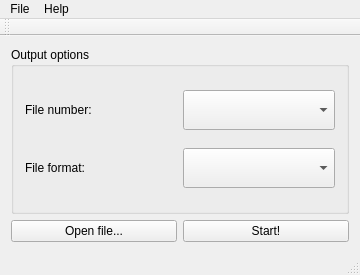
<?xml version="1.0" encoding="UTF-8"?>
<ui version="4.0">
 <class>MainWindow</class>
 <widget class="QMainWindow" name="MainWindow">
  <property name="geometry">
   <rect>
    <x>0</x>
    <y>0</y>
    <width>360</width>
    <height>275</height>
   </rect>
  </property>
  <property name="sizePolicy">
   <sizepolicy hsizetype="Preferred" vsizetype="Preferred">
    <horstretch>0</horstretch>
    <verstretch>0</verstretch>
   </sizepolicy>
  </property>
  <property name="minimumSize">
   <size>
    <width>360</width>
    <height>275</height>
   </size>
  </property>
  <property name="maximumSize">
   <size>
    <width>360</width>
    <height>275</height>
   </size>
  </property>
  <property name="windowTitle">
   <string>Tinycards Data Converter</string>
  </property>
  <widget class="QWidget" name="centralWidget">
   <property name="sizePolicy">
    <sizepolicy hsizetype="Preferred" vsizetype="Preferred">
     <horstretch>0</horstretch>
     <verstretch>0</verstretch>
    </sizepolicy>
   </property>
   <layout class="QVBoxLayout" name="verticalLayout">
    <item>
     <layout class="QVBoxLayout" name="verticalLayout_2">
      <item>
       <widget class="QGroupBox" name="optionsGBox">
        <property name="title">
         <string>Output options</string>
        </property>
        <property name="flat">
         <bool>false</bool>
        </property>
        <layout class="QHBoxLayout" name="horizontalLayout">
         <item>
          <layout class="QGridLayout" name="gridLayout">
           <item row="0" column="0">
            <widget class="QLabel" name="deckBreakLbl">
             <property name="text">
              <string>File number:</string>
             </property>
            </widget>
           </item>
           <item row="1" column="0">
            <widget class="QLabel" name="fileFormatLbl">
             <property name="text">
              <string>File format:</string>
             </property>
            </widget>
           </item>
           <item row="1" column="1">
            <widget class="QComboBox" name="fileFormatCBox">
             <property name="minimumSize">
              <size>
               <width>0</width>
               <height>40</height>
              </size>
             </property>
            </widget>
           </item>
           <item row="0" column="1">
            <widget class="QComboBox" name="deckBreakCBox">
             <property name="minimumSize">
              <size>
               <width>0</width>
               <height>40</height>
              </size>
             </property>
            </widget>
           </item>
          </layout>
         </item>
        </layout>
       </widget>
      </item>
      <item>
       <layout class="QHBoxLayout" name="horizontalLayout_2">
        <item>
         <widget class="QPushButton" name="openButton">
          <property name="text">
           <string>Open file...</string>
          </property>
         </widget>
        </item>
        <item>
         <widget class="QPushButton" name="startButton">
          <property name="text">
           <string>Start!</string>
          </property>
         </widget>
        </item>
       </layout>
      </item>
     </layout>
    </item>
   </layout>
  </widget>
  <widget class="QMenuBar" name="menuBar">
   <property name="geometry">
    <rect>
     <x>0</x>
     <y>0</y>
     <width>360</width>
     <height>35</height>
    </rect>
   </property>
   <widget class="QMenu" name="menuFile">
    <property name="title">
     <string>File</string>
    </property>
    <addaction name="actionOpen"/>
    <addaction name="actionStart"/>
    <addaction name="separator"/>
    <addaction name="actionQuit"/>
   </widget>
   <widget class="QMenu" name="menuHelp">
    <property name="title">
     <string>Help</string>
    </property>
    <addaction name="actionAbout"/>
   </widget>
   <addaction name="menuFile"/>
   <addaction name="menuHelp"/>
  </widget>
  <widget class="QToolBar" name="mainToolBar">
   <attribute name="toolBarArea">
    <enum>TopToolBarArea</enum>
   </attribute>
   <attribute name="toolBarBreak">
    <bool>false</bool>
   </attribute>
  </widget>
  <widget class="QStatusBar" name="mainStatusBar"/>
  <action name="actionOpen">
   <property name="text">
    <string>Open file...</string>
   </property>
  </action>
  <action name="actionQuit">
   <property name="text">
    <string>Quit</string>
   </property>
   <property name="toolTip">
    <string>Quit program</string>
   </property>
  </action>
  <action name="actionStart">
   <property name="text">
    <string>Start!</string>
   </property>
   <property name="toolTip">
    <string>Start conversion</string>
   </property>
  </action>
  <action name="actionAbout">
   <property name="text">
    <string>About</string>
   </property>
  </action>
 </widget>
 <layoutdefault spacing="6" margin="11"/>
 <resources/>
 <connections/>
</ui>
